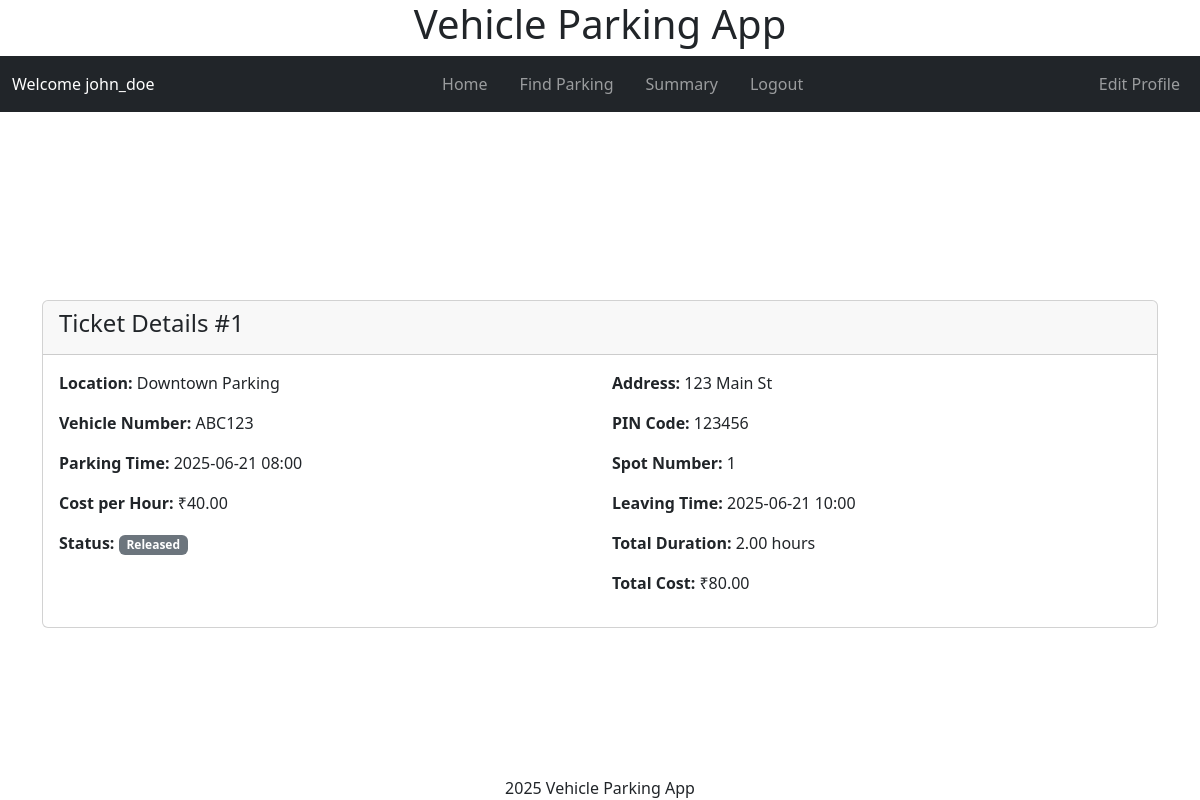
/user/view_ticket/1 (signed in), run on the app's committed database.
### models/models.py (models this page shows, shortened)
class User(db.Model, UserMixin):
    id = db.Column(db.Integer, primary_key=True)
    username = db.Column(db.String(80), unique=True, nullable=False)
    fullname = db.Column(db.String(255), nullable=False)
    address = db.Column(db.Text, nullable=False)
    pincode = db.Column(db.String(10), nullable=False)
    is_admin = db.Column(db.Boolean, default=False, nullable=False)
    parking_tickets = db.relationship('Ticket', backref='user', lazy=True)
    password_hash = db.Column(db.String(128), nullable=False)

class Ticket(db.Model):
    id = db.Column(db.Integer, primary_key=True)
    active = db.Column(db.Boolean, default=True, nullable=False)
    spot_id = db.Column(db.Integer, db.ForeignKey('parking_spot.id'), nullable=False)
    user_id = db.Column(db.Integer, db.ForeignKey('user.id'), nullable=False)
    vehicle_number = db.Column(db.String(20), nullable=False)
    parking_timestamp = db.Column(db.DateTime, nullable=False)
    leaving_timestamp = db.Column(db.DateTime)
    duration = db.Column(db.Float)
    total_cost = db.Column(db.Numeric(10, 2))
    parking_cost_per_unit_time = db.Column(db.Numeric(8, 2), nullable=False)

class ParkingLot(db.Model):
    id = db.Column(db.Integer, primary_key=True)
    prime_location_name = db.Column(db.String(255), nullable=False, unique=True)
    price = db.Column(db.Numeric(10, 2), nullable=False)
    address = db.Column(db.Text, nullable=False)
    pin_code = db.Column(db.String(10), nullable=False)
    maximum_number_of_spots = db.Column(db.Integer, nullable=False)
    spots = db.relationship('ParkingSpot', backref='lot', lazy=True,
                          cascade='all, delete-orphan')

class ParkingSpot(db.Model):
    id = db.Column(db.Integer, primary_key=True)
    lot_id = db.Column(db.Integer, db.ForeignKey('parking_lot.id'), nullable=False)
    status = db.Column(db.String(1), nullable=False, default='A')
    tickets = db.relationship('Ticket', backref='spot', lazy=True,
                            cascade='all, delete-orphan')

### controllers/user_controllers.py (the view)
@app.route('/user/view_ticket/<int:ticket_id>')
@user_required
def view_ticket(ticket_id):
    ticket = Ticket.query.get_or_404(ticket_id)
    if ticket.user_id != current_user.id:
        flash('Unauthorized access', 'error')
        return redirect(url_for('user_dashboard'))
    return render_template('user/view_ticket.html', ticket=ticket, user=current_user.username)

### app.py (called while the page is built)
def create_app():
    app = Flask(__name__)
    app.config.from_object(LocalDevelopmentConfig)
    db.init_app(app)
    login_manager = LoginManager()
    login_manager.init_app(app)
    from models.models import User
    @login_manager.user_loader
    def load_user(user_id):
        return User.query.get(int(user_id))
    app.app_context().push()
    return app

### controllers/user_controllers.py (called while the page is built)
def user_required(f):
    @wraps(f)
    def decorated_function(*args, **kwargs):
        if not current_user.is_authenticated:
            flash('Please login to access this page.', 'warning')
            return redirect(url_for('login'))
        if current_user.is_admin:
            flash('This page is only accessible to regular users.', 'warning')
            return redirect(url_for('admin_dashboard'))
        return f(*args, **kwargs)
    return decorated_function

### templates/user/view_ticket.html (shortened to what this page needs)
{% extends "layout.html" %}
{% block header %}
    {% include "user/navbar.html" with context %}
{% endblock header %}
{% block content %}
<div class="container mt-4">
    <div class="card">
        <div class="card-header">
            <h4>Ticket Details #{{ ticket.id }}</h4>
        </div>
        <div class="card-body">
            <div class="row">
                <div class="col-md-6">
                    <p><strong>Location:</strong> {{ ticket.spot.lot.prime_location_name }}</p>
                    <p><strong>Vehicle Number:</strong> {{ ticket.vehicle_number }}</p>
                    <p><strong>Parking Time:</strong> {{ ticket.parking_timestamp.strftime('%Y-%m-%d %H:%M') }}</p>
                    <p><strong>Cost per Hour:</strong> ₹{{ ticket.parking_cost_per_unit_time }}</p>
                    <p><strong>Status:</strong>
                        {% if ticket.leaving_timestamp %}
                            <span class="badge bg-secondary">Released</span>
                        {% else %}
                            <span class="badge bg-success">Active</span>
                        {% endif %}
                    </p>
                </div>
                <div class="col-md-6">
                    <p><strong>Address:</strong> {{ ticket.spot.lot.address }}</p>
                    <p><strong>PIN Code:</strong> {{ ticket.spot.lot.pin_code }}</p>
                    <p><strong>Spot Number:</strong> {{ ticket.spot.id }}</p>
                    {% if ticket.leaving_timestamp %}
                        <p><strong>Leaving Time:</strong> {{ ticket.leaving_timestamp.strftime('%Y-%m-%d %H:%M') }}</p>
                        <p><strong>Total Duration:</strong> {{ "%.2f"|format(ticket.duration) }} hours</p>
                        <p><strong>Total Cost:</strong> ₹{{ "%.2f"|format(ticket.total_cost) }}</p>
                    {% endif %}
                </div>
            </div>
        </div>
    </div>
</div>
{% endblock %}

### templates/user/navbar.html
<nav class="navbar navbar-expand-lg navbar-dark bg-dark">
    <div class="container-fluid">
        <span class="navbar-text text-white mr-3">
            Welcome {{ user if user else 'Error Please provide user name' }}
        </span>
        <div class="mx-auto order-0">
            <ul class="navbar-nav flex-row">
                <li class="nav-item px-2">
                    <a class="nav-link" href="{{ url_for('user_dashboard') }}">Home</a>
                </li>
                <li class="nav-item px-2">
                    <a class="nav-link" href="{{ url_for('find_parking') }}">Find Parking</a>
                </li>
                <li class="nav-item px-2">
                    <a class="nav-link" href="{{ url_for('user_summary') }}">Summary</a>
                </li>
                <li class="nav-item px-2">
                    <a class="nav-link" href="{{ url_for('logout') }}">Logout</a>
                </li>
            </ul>
        </div>
        <ul class="navbar-nav ml-auto">
            <li class="nav-item">
                <a class="nav-link" href="{{ url_for('edit_profile') }}">Edit Profile</a>
            </li>
        </ul>
    </div>
</nav>

### static/styles.css (style rules this page uses)
html, body { height: 100%; width: 100vw; margin: 0; padding: 0; overflow: hidden; }
body { min-height: 100vh; min-width: 100vw; box-sizing: border-box; display: flex; flex-direction: column; }

### data on the page
User: username "john_doe"
Ticket: id "1", vehicle_number "ABC123", parking_timestamp "2025-06-21 08:00", parking_cost_per_unit_time "40.00", leaving_timestamp "2025-06-21 10:00", duration "2.00", total_cost "80.00"
ParkingLot: spot.lot.prime_location_name "Downtown Parking", spot.lot.address "123 Main St", spot.lot.pin_code "123456"
ParkingSpot: spot.id "1"
